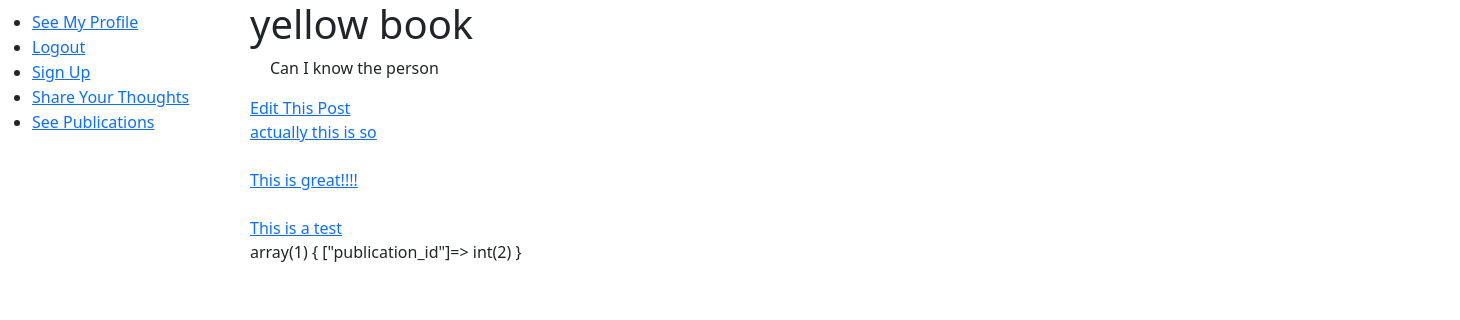
Page /Publication/asdteas?title=yellow book&id=2 on the committed database.
### tables this page shows
CREATE TABLE IF NOT EXISTS `publication` (
  `publication_id` int(11) NOT NULL AUTO_INCREMENT,
  `profile_id` int(11) NOT NULL,
  `publication_title` varchar(50) NOT NULL,
  `publication_text` varchar(500) NOT NULL,
  `timestamp` timestamp NOT NULL DEFAULT current_timestamp() ON UPDATE current_timestamp(),
  `publication_status` tinyint(1) NOT NULL,
  PRIMARY KEY (`publication_id`,`profile_id`),
  KEY `FK_Profile_ID_profile` (`profile_id`)
);

CREATE TABLE IF NOT EXISTS `publication_comment` (
  `publication_comment_id` int(11) NOT NULL AUTO_INCREMENT,
  `profile_id` int(11) NOT NULL,
  `publication_id` int(11) NOT NULL,
  `comment_text` varchar(250) NOT NULL,
  `timestamp` timestamp NOT NULL DEFAULT current_timestamp() ON UPDATE current_timestamp(),
  PRIMARY KEY (`publication_comment_id`,`profile_id`)
);

### app/core/Controller.php (called while the page is built, shortened)
<?php
class Controller{
	function view($name, $data=null){
		include('app/views/' . $name . '.php');
	}
}

### app/controllers/Publication.php (called while the page is built, shortened)
<?php
class Publication extends \app\core\Controller {
	public function viewPublicationLinks(){
		$publication = new \app\models\Publication();
		$publication = $publication->getByPubId($_GET['id']);
		$comment = new \app\controllers\Comment();
		$this->view('Publication/asdteas', $publication);
		$comment->createPublicPublicationLinks();
		var_dump($_SESSION);
	}
}

### app/core/App.php (called while the page is built, shortened)
<?php
class App{
    private $routes = [];
    public function addRoute($url,$handler){
        $url = preg_replace('/{([^\/]+)}/', '(?<$1>[^\/]+)', $url);
        $this->routes[$url] = $handler;
    }
    public function resolve($url){
        $matches = [];
        foreach ($this->routes as $routePattern => $controllerMethod) {
            if(preg_match("#^$routePattern$#", $url, $matches)){
                $namedParams = array_filter($matches,
                    function($key) {
                        return !is_numeric($key);
                    }
                    , ARRAY_FILTER_USE_KEY);
                return [$controllerMethod, $namedParams];
            }
        }
        return false;
    }
    function __construct(){
        $url = $_GET['url'];
        [$controllerMethod, $namedParams] = $this->resolve($url);
        [$controller,$method]=explode(',', $controllerMethod);
        $controllerInstance = new $controller();
        call_user_func_array([$controllerInstance, $method], $namedParams);
    }
}

### index.php (called while the page is built, shortened)
<?php
require('app/core/init.php');
new App();

### app/models/Publication.php (called while the page is built, shortened)
<?php
class Publication extends \app\core\Model{
	public function getByPubId($publication_id){
		$SQL = 'SELECT * FROM publication WHERE publication_id = :publication_id';
		$STMT = self::$_conn->prepare($SQL);
		$STMT->execute(
			['publication_id'=>$publication_id]
		);
		$STMT->setFetchMode(PDO::FETCH_CLASS,'app\models\Publication');
		return $STMT->fetch();
	}
}

### app/core/autoload.php (called while the page is built, shortened)
<?php
spl_autoload_register(
    function($class_name){
        $class_name = str_replace('\\', DIRECTORY_SEPARATOR, $class_name);
        if(file_exists($class_name.'.php')){
            return true;
        }
        else
        {
            return false;
        }
    }
);

### app/core/Model.php (called while the page is built, shortened)
<?php
class Model{
	public function __construct(){
		$host = 'localhost';
		$dbname = 'assignment2_database';
		$user = 'root';
		$pass = '';
	}
}

### app/models/Comment.php (called while the page is built, shortened)
<?php
class Comment extends \app\core\Model{
    public function getAllComments($publication_id){
		$SQL = 'SELECT * FROM publication_comment WHERE publication_id = :publication_id ORDER BY timestamp DESC';
		$STMT = self::$_conn->prepare($SQL);
		$STMT->execute(['publication_id'=>$publication_id]);
		$STMT->setFetchMode(PDO::FETCH_CLASS,'app\models\Comment');
		return $STMT->fetchAll();
	}
}
    ?>

### app/controllers/Comment.php (the view, shortened to what this page needs)
<?php
class Comment extends \app\core\Controller {
	public function createPublicPublicationLinks(){
			$comment = new \app\models\Comment();
			$result = $comment->getAllComments($_SESSION['publication_id']);
			foreach ($result as $comment) {
				$comment_id = $comment->publication_comment_id;
				$sum_of_text = substr($comment->comment_text, 0,20);
				echo "<a href='../Comment/index?commentId=$comment_id'>$sum_of_text</a><br>";
			}
	}
}

### app/views/Publication/asdteas.php
<html>
  <body>
      <dl>
        <dt class="displayTitleWords"><h1><?= $data->publication_title ?></h1><dt>
		    <dd class="displayWords"><?= $data->publication_text ?></dd>
      </dl>
      <a href="/Publication/edit">Edit This Post</a>
  </body>
</html>

### resources/style.css (style rules this page uses)
body { position: relative; left: 250px; }
.displayTitleWords { width: 500px }
.displayWords { margin-left: 20px; width: 500px }

### rows in the picture
publication: publication_text "Can I know the person"
publication_comment: comment_text "actually this is so"
publication_comment: comment_text "This is great!!!!"
publication_comment: comment_text "This is a test"
